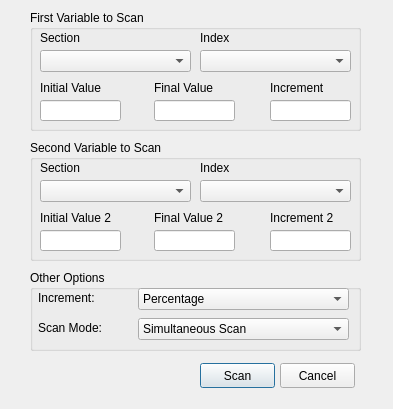
<?xml version="1.0" encoding="UTF-8"?>
<ui version="4.0">
 <class>ScanDialog</class>
 <widget class="QDialog" name="ScanDialog">
  <property name="geometry">
   <rect>
    <x>0</x>
    <y>0</y>
    <width>393</width>
    <height>409</height>
   </rect>
  </property>
  <property name="windowTitle">
   <string>Scanning Simulation Settings</string>
  </property>
  <widget class="QPushButton" name="pushButton">
   <property name="geometry">
    <rect>
     <x>200</x>
     <y>363</y>
     <width>75</width>
     <height>25</height>
    </rect>
   </property>
   <property name="text">
    <string>Scan</string>
   </property>
  </widget>
  <widget class="QPushButton" name="pushButton_2">
   <property name="geometry">
    <rect>
     <x>280</x>
     <y>363</y>
     <width>75</width>
     <height>25</height>
    </rect>
   </property>
   <property name="text">
    <string>Cancel</string>
   </property>
  </widget>
  <widget class="QGroupBox" name="groupBox">
   <property name="geometry">
    <rect>
     <x>30</x>
     <y>10</y>
     <width>331</width>
     <height>121</height>
    </rect>
   </property>
   <property name="title">
    <string>First Variable to Scan</string>
   </property>
   <widget class="QLineEdit" name="incrementLine">
    <property name="geometry">
     <rect>
      <x>240</x>
      <y>90</y>
      <width>81</width>
      <height>21</height>
     </rect>
    </property>
   </widget>
   <widget class="QLabel" name="label_3">
    <property name="geometry">
     <rect>
      <x>10</x>
      <y>70</y>
      <width>81</width>
      <height>16</height>
     </rect>
    </property>
    <property name="text">
     <string>Initial Value</string>
    </property>
   </widget>
   <widget class="QLabel" name="label_5">
    <property name="geometry">
     <rect>
      <x>240</x>
      <y>70</y>
      <width>81</width>
      <height>16</height>
     </rect>
    </property>
    <property name="text">
     <string>Increment</string>
    </property>
   </widget>
   <widget class="QComboBox" name="indexCombo">
    <property name="geometry">
     <rect>
      <x>170</x>
      <y>40</y>
      <width>151</width>
      <height>22</height>
     </rect>
    </property>
   </widget>
   <widget class="QLabel" name="label">
    <property name="geometry">
     <rect>
      <x>10</x>
      <y>20</y>
      <width>56</width>
      <height>15</height>
     </rect>
    </property>
    <property name="text">
     <string>Section</string>
    </property>
   </widget>
   <widget class="QLineEdit" name="finalLine">
    <property name="geometry">
     <rect>
      <x>124</x>
      <y>90</y>
      <width>81</width>
      <height>21</height>
     </rect>
    </property>
   </widget>
   <widget class="QLabel" name="label_2">
    <property name="geometry">
     <rect>
      <x>170</x>
      <y>20</y>
      <width>56</width>
      <height>15</height>
     </rect>
    </property>
    <property name="text">
     <string>Index</string>
    </property>
   </widget>
   <widget class="QLabel" name="label_4">
    <property name="geometry">
     <rect>
      <x>124</x>
      <y>70</y>
      <width>71</width>
      <height>16</height>
     </rect>
    </property>
    <property name="text">
     <string>Final Value</string>
    </property>
   </widget>
   <widget class="QLineEdit" name="initialLine">
    <property name="geometry">
     <rect>
      <x>10</x>
      <y>90</y>
      <width>81</width>
      <height>21</height>
     </rect>
    </property>
   </widget>
   <widget class="QComboBox" name="sectionCombo">
    <property name="geometry">
     <rect>
      <x>10</x>
      <y>40</y>
      <width>151</width>
      <height>22</height>
     </rect>
    </property>
   </widget>
  </widget>
  <widget class="QGroupBox" name="groupBox_3">
   <property name="geometry">
    <rect>
     <x>30</x>
     <y>140</y>
     <width>331</width>
     <height>121</height>
    </rect>
   </property>
   <property name="title">
    <string>Second Variable to Scan</string>
   </property>
   <widget class="QComboBox" name="sectionCombo_2">
    <property name="geometry">
     <rect>
      <x>10</x>
      <y>40</y>
      <width>151</width>
      <height>22</height>
     </rect>
    </property>
   </widget>
   <widget class="QComboBox" name="indexCombo_2">
    <property name="geometry">
     <rect>
      <x>170</x>
      <y>40</y>
      <width>151</width>
      <height>22</height>
     </rect>
    </property>
   </widget>
   <widget class="QLabel" name="label_9">
    <property name="geometry">
     <rect>
      <x>10</x>
      <y>20</y>
      <width>56</width>
      <height>15</height>
     </rect>
    </property>
    <property name="text">
     <string>Section</string>
    </property>
   </widget>
   <widget class="QLabel" name="label_10">
    <property name="geometry">
     <rect>
      <x>170</x>
      <y>20</y>
      <width>56</width>
      <height>15</height>
     </rect>
    </property>
    <property name="text">
     <string>Index</string>
    </property>
   </widget>
   <widget class="QLineEdit" name="finalLine2">
    <property name="geometry">
     <rect>
      <x>124</x>
      <y>90</y>
      <width>81</width>
      <height>21</height>
     </rect>
    </property>
   </widget>
   <widget class="QLabel" name="label_7">
    <property name="geometry">
     <rect>
      <x>10</x>
      <y>70</y>
      <width>81</width>
      <height>16</height>
     </rect>
    </property>
    <property name="text">
     <string>Initial Value 2</string>
    </property>
   </widget>
   <widget class="QLineEdit" name="initialLine2">
    <property name="geometry">
     <rect>
      <x>10</x>
      <y>90</y>
      <width>81</width>
      <height>21</height>
     </rect>
    </property>
   </widget>
   <widget class="QLabel" name="label_6">
    <property name="geometry">
     <rect>
      <x>240</x>
      <y>70</y>
      <width>81</width>
      <height>16</height>
     </rect>
    </property>
    <property name="text">
     <string>Increment 2</string>
    </property>
   </widget>
   <widget class="QLabel" name="label_8">
    <property name="geometry">
     <rect>
      <x>124</x>
      <y>70</y>
      <width>81</width>
      <height>16</height>
     </rect>
    </property>
    <property name="text">
     <string>Final Value 2</string>
    </property>
   </widget>
   <widget class="QLineEdit" name="incrementLine2">
    <property name="geometry">
     <rect>
      <x>240</x>
      <y>90</y>
      <width>81</width>
      <height>21</height>
     </rect>
    </property>
   </widget>
  </widget>
  <widget class="QGroupBox" name="groupBox_2">
   <property name="geometry">
    <rect>
     <x>30</x>
     <y>270</y>
     <width>331</width>
     <height>81</height>
    </rect>
   </property>
   <property name="title">
    <string>Other Options</string>
   </property>
   <widget class="QLabel" name="label_12">
    <property name="geometry">
     <rect>
      <x>8</x>
      <y>20</y>
      <width>91</width>
      <height>16</height>
     </rect>
    </property>
    <property name="text">
     <string>Increment:</string>
    </property>
   </widget>
   <widget class="QComboBox" name="comboBox">
    <property name="geometry">
     <rect>
      <x>108</x>
      <y>48</y>
      <width>211</width>
      <height>22</height>
     </rect>
    </property>
    <item>
     <property name="text">
      <string>Simultaneous Scan</string>
     </property>
    </item>
    <item>
     <property name="text">
      <string>Full Scan</string>
     </property>
    </item>
   </widget>
   <widget class="QComboBox" name="comboBox_2">
    <property name="geometry">
     <rect>
      <x>108</x>
      <y>18</y>
      <width>211</width>
      <height>22</height>
     </rect>
    </property>
    <item>
     <property name="text">
      <string>Percentage</string>
     </property>
    </item>
    <item>
     <property name="text">
      <string>Raw</string>
     </property>
    </item>
   </widget>
   <widget class="QLabel" name="label_11">
    <property name="geometry">
     <rect>
      <x>8</x>
      <y>50</y>
      <width>91</width>
      <height>16</height>
     </rect>
    </property>
    <property name="text">
     <string>Scan Mode:</string>
    </property>
   </widget>
  </widget>
 </widget>
 <resources/>
 <connections/>
</ui>
